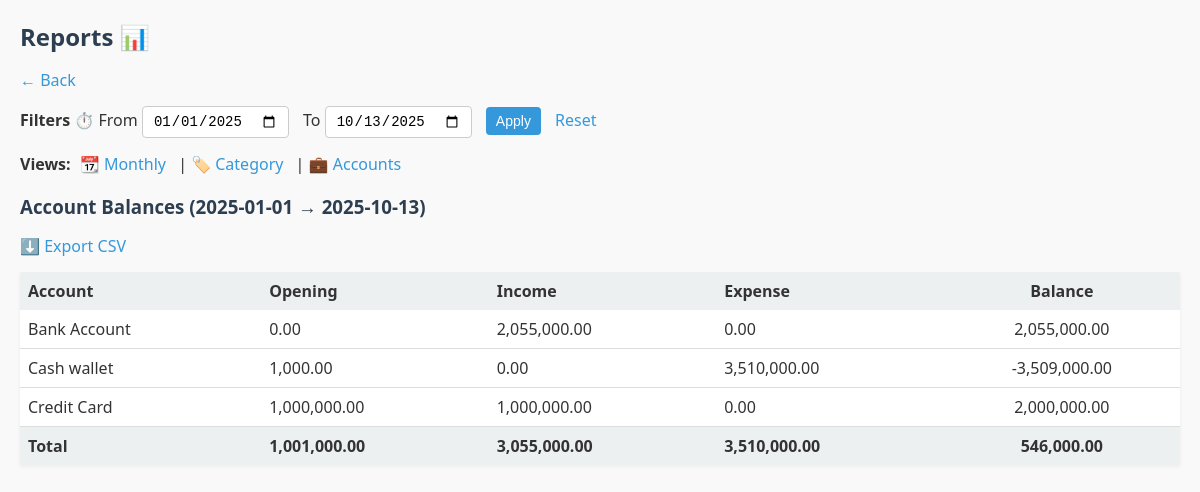
/app/reports/index.php?view=accounts&from=2025-01-01&to=2025-10-13 (signed in), run on an earlier commit of the app's database.
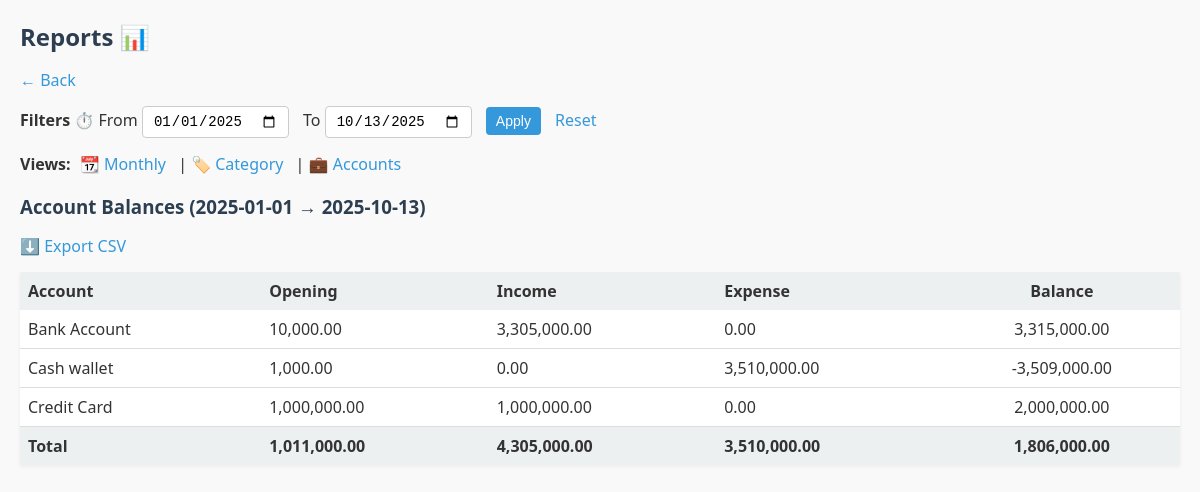
And on a later commit of the database.
### tables this page shows
CREATE TABLE ACCOUNTS_LOCAL (
  local_account_id  INTEGER PRIMARY KEY AUTOINCREMENT,
  user_local_id     INTEGER NOT NULL,
  server_account_id INTEGER,
  account_name      TEXT NOT NULL,
  account_type      TEXT NOT NULL CHECK(account_type IN ('CASH','BANK','CARD','MOBILE')),
  currency_code     TEXT NOT NULL DEFAULT 'LKR',
  opening_balance   REAL NOT NULL DEFAULT 0,
  is_active         INTEGER NOT NULL DEFAULT 1, -- 1/0
  created_at        TEXT NOT NULL,
  updated_at        TEXT NOT NULL,
  FOREIGN KEY(user_local_id) REFERENCES USERS_LOCAL(local_user_id)
);

### app/reports/index.php (the view, shortened to what this page needs)
<?php
$pdo = sqlite();
$uid = (int)$_SESSION['uid'];
function h($x){ return htmlspecialchars((string)$x, ENT_QUOTES, 'UTF-8'); }
$view   = $_GET['view'] ?? 'monthly';
$from   = $_GET['from'] ?? date('Y-01-01');
$to     = $_GET['to']   ?? date('Y-m-d');
$where = "t.user_local_id = ? AND date(t.txn_date) BETWEEN date(?) AND date(?)";
if ($view === 'accounts') {
    $accSql = "
        SELECT
            a.local_account_id,
            a.account_name,
            a.opening_balance,
            COALESCE(SUM(CASE WHEN t.txn_type='INCOME'  THEN t.amount END),0)  AS inc_amt,
            COALESCE(SUM(CASE WHEN t.txn_type='EXPENSE' THEN t.amount END),0)  AS exp_amt
        FROM ACCOUNTS_LOCAL a
        LEFT JOIN TRANSACTIONS_LOCAL t
            ON t.account_local_id = a.local_account_id
           AND $where
        WHERE a.user_local_id = ?
        GROUP BY a.local_account_id, a.account_name, a.opening_balance
        ORDER BY a.account_name
    ";
    $st = $pdo->prepare($accSql);
    $st->execute([$uid,$from,$to,$uid]);
    $rows = $st->fetchAll(PDO::FETCH_ASSOC);
}
?>
<!doctype html>
<html>
<head>
    <link rel="stylesheet" href="<?= APP_BASE ?>/app/reports/index.css">
</head>
<body>
<h2>Reports 📊</h2>
<p><a href="<?= APP_BASE ?>/public/dashboard.php">← Back</a></p>
<form method="get" class="filter-form">
    <b>Filters ⏱️</b>
    <label>From</label>
    <input type="date" name="from" value="<?= h($from) ?>">
    <label>To</label>
    <input type="date" name="to" value="<?= h($to) ?>">
    <button type="submit">Apply</button>
    <a href="<?= APP_BASE ?>/app/reports/index.php?view=<?= h($view) ?>">Reset</a>
</form>
<nav class="view-nav">
    <b>Views:</b>
    <a href="<?= APP_BASE ?>/app/reports/index.php?view=monthly&from=<?= h($from) ?>&to=<?= h($to) ?>">📆 Monthly</a> |
    <a href="<?= APP_BASE ?>/app/reports/index.php?view=category&from=<?= h($from) ?>&to=<?= h($to) ?>">🏷️ Category</a> |
    <a href="<?= APP_BASE ?>/app/reports/index.php?view=accounts&from=<?= h($from) ?>&to=<?= h($to) ?>">💼 Accounts</a>
</nav>
<?php if ($view === 'accounts'): ?>
    <h3>Account Balances (<?= h($from) ?> → <?= h($to) ?>)</h3>
    <p><a href="<?= APP_BASE ?>/app/reports/index.php?view=accounts&from=<?= h($from) ?>&to=<?= h($to) ?>&export=1">⬇️ Export CSV</a></p>
    <table class="report-table">
        <tr><th>Account</th><th>Opening</th><th>Income</th><th>Expense</th><th>Balance</th></tr>
        <?php $totOpen=0;$totInc=0;$totExp=0;$totBal=0; foreach($rows as $r):
            $bal = (float)$r['opening_balance'] + (float)$r['inc_amt'] - (float)$r['exp_amt'];
            $totOpen+=(float)$r['opening_balance']; $totInc+=(float)$r['inc_amt']; $totExp+=(float)$r['exp_amt']; $totBal+=$bal; ?>
            <tr>
                <td><?= h($r['account_name']) ?></td>
                <td><?= number_format((float)$r['opening_balance'],2) ?></td>
                <td><?= number_format((float)$r['inc_amt'],2) ?></td>
                <td><?= number_format((float)$r['exp_amt'],2) ?></td>
                <td><?= number_format($bal,2) ?></td>
            </tr>
        <?php endforeach; ?>
        <tr><th>Total</th><th><?= number_format($totOpen,2) ?></th><th><?= number_format($totInc,2) ?></th><th><?= number_format($totExp,2) ?></th><th><?= number_format($totBal,2) ?></th></tr>
    </table>
<?php endif; ?>
</body>
</html>

### app/reports/index.css (style rules this page uses)
body { font-family: "Segoe UI", Tahoma, Geneva, Verdana, sans-serif; background-color: #f9f9f9; color: #333; margin: 20px; }
h2, h3 { color: #2c3e50; margin-bottom: 10px; }
p, form, nav { margin-bottom: 15px; }
a { color: #3498db; text-decoration: none; margin-right: 8px; }
form input, form select, form button { padding: 6px 10px; margin-right: 10px; border-radius: 4px; border: 1px solid #ccc; font-size: 14px; }
form button { background-color: #3498db; color: #fff; border: none; cursor: pointer; transition: 0.2s; }
table { width: 100%; border-collapse: collapse; margin-bottom: 20px; background-color: #fff; box-shadow: 0 2px 4px rgba(0,0,0,0.05); }
table th { background-color: #ecf0f1; text-align: left; padding: 8px; font-weight: 600; }
table td { padding: 8px; border-bottom: 1px solid #ddd; }
th, td { text-align: left; }
th:last-child, td:last-child { text-align: center; }
nav b { margin-right: 5px; }

What changed in the data, as far as the page shows it:
changed accounts_local "Bank Account": opening_balance "0.00" → "10,000.00"; inc_amt "2,055,000.00" → "3,305,000.00"; bal "2,055,000.00" → "3,315,000.00"
Also different on the page:
$totOpen: "1,001,000.00" → "1,011,000.00"
$totInc: "3,055,000.00" → "4,305,000.00"
$totBal: "546,000.00" → "1,806,000.00"
